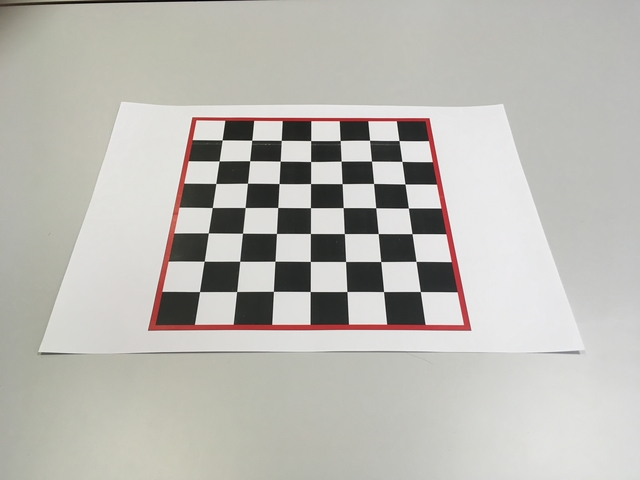
#> input picture perception/Old/PaoloAttempt0602/chessboardPrinted.jpg, 640 x 480 px
$ python boardDetection.py   (older library calls are emulated)
#> lines starting #> are read from the running program, lines starting #| are printed output that depends on the picture; after the words box and inside, x2 and y2 are one past the last pixel; in counts of white or black regions, pixels touching at a corner belong together
#> further down, img is the input picture: shape (480, 640, 3); mean B, G, R 179.6, 185.3, 186.9
### PaoloAttempt0602/extract.py
from line import Line, partitionLines, filterCloseLines
from perspective import getPerspective
from util import ratio
from util import showImage, drawPerspective, drawBoundaries, drawContour, writeDocumentationImage
from util import randomColor


import cv2
import numpy as np


# [12 lines left out: function largestContour, not called in this run]

def ignoreContours(img,
                   contours,
                   hierarchy=None,
                   min_ratio_bounding=0.6,
                   min_area_percentage=0.01,
                   max_area_percentage=0.40):
    """Filters a contour list based on some rules. If hierarchy != None,
    only top-level contours are considered.
    :param img: source image
    :param contours: list of contours
    :param hierarchy: contour hierarchy
    :param min_ratio_bounding: minimum contour area vs. bounding box area ratio
    :param min_area_percentage: minimum contour vs. image area percentage
    :param max_area_percentage: maximum contour vs. image area percentage
    :returns: a list with the unfiltered countour ids
    """

    ret = []
    i = -1

    if hierarchy is not None:
        while len(hierarchy.shape) > 2:
            hierarchy = np.squeeze(hierarchy, 0)
    img_area = img.shape[0] * img.shape[1]

    for c in contours:
        i += 1

        if hierarchy is not None and \
           not hierarchy[i][2] == -1:
            continue

        _,_,w,h = tmp = cv2.boundingRect(c)
        if ratio(h,w) < min_ratio_bounding:
            continue

        contour_area = cv2.contourArea(c)
        img_contour_ratio = ratio(img_area, contour_area)
        if img_contour_ratio < min_area_percentage:
            continue
        if img_contour_ratio > max_area_percentage:
            continue

        ret.append(i)

    return ret


def extractBoards(img, w, h):
    """Extracts all boards from an image. This function applies perspective correction.
    :param img: source image
    :param w: output width
    :param h: output height
    :returns: a list the extracted board images
    """
#> called with w = 400, h = 400
    im_gray = cv2.cvtColor(img, cv2.COLOR_BGR2GRAY)

    ## Doc ##
    #writeDocumentationImage(im_gray, "gray")
    ## Doc ##

    (thresh, im_bw) = cv2.threshold(im_gray, 128, 255, cv2.THRESH_BINARY | cv2.THRESH_OTSU)
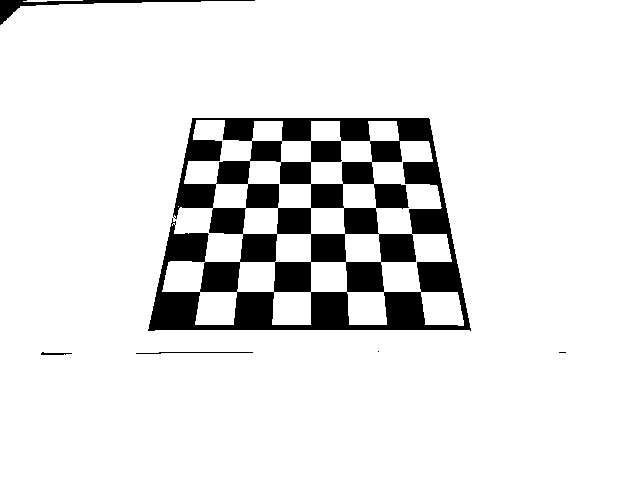
#> im_bw: shape (480, 640); 89.4% white; 6 black regions (2 under 20 px)
#> thresh = 127

    ## Doc ##
    #writeDocumentationImage(im_bw, "bw")
    ## Doc ##

    _, contours, hierarchy = cv2.findContours(im_bw, cv2.RETR_TREE, cv2.CHAIN_APPROX_SIMPLE)
#> contours = 26 contours, 4 with area under 20; largest, box (x1, y1, x2, y2) and area: (0, 0, 640, 480) 305100, (147, 117, 472, 332) 18578, (273, 261, 312, 293) 1156, (199, 261, 241, 293) 1155, (345, 261, 385, 293) 1143

    # [9 lines of commented-out code are left out]

    contour_ids = ignoreContours(im_bw, contours, hierarchy)
#> the loop in ignoreContours, `for c in contours:` made 26 passes
#> (w, h, tmp, contour_area, img_contour_ratio) on passes 6, 7, 8, 9, 10, 11, 13, 14, 15, 16, 17, 18: (40, 32, (345, 261, 40, 32), 1143, 0.00372), (39, 32, (273, 261, 39, 32), 1156.5, 0.00376), (42, 32, (199, 261, 42, 32), 1155, 0.00376), (39, 30, (378, 233, 39, 30), 1024, 0.00333), (37, 30, (310, 233, 37, 30), 1025.5, 0.00334), (39, 30, (239, 233, 39, 30), 1030.5, 0.00335), (37, 28, (343, 207, 37, 28), 918, 0.00299), (36, 28, (276, 207, 36, 28), 926.5, 0.00302), (39, 28, (208, 207, 39, 28), 912, 0.00297), (37, 27, (373, 183, 37, 27), 816, 0.00266), (35, 26, (310, 183, 35, 26), 825.5, 0.00269), (35, 26, (245, 183, 35, 26), 821.5, 0.00267)
#> (w, h, tmp) on passes 2, 3, 4, 26: (9, 3, (558, 351, 9, 3)), (119, 4, (135, 351, 119, 4)), (33, 5, (40, 351, 33, 5)), (60, 2, (23, 0, 60, 2))
#> after the loop in ignoreContours, `for c in contours:`: i = 25; ret = []
#> contour_ids = []
    boards = []
    for i in contour_ids:
        c = contours[i]
        c = np.squeeze(c,1)

        ## Doc ##
        #color = randomColor()
        #drawContour(doc_im_contour, c, color)
        ## Doc ##

        perspective = getPerspective(img, c)
        if perspective is not None:
            b = extractPerspective(img, perspective, w, h)
            boards.append(b)
#> this loop made 0 passes
#> after the loop, boards = []
            ## Doc ##
            #drawPerspective(doc_im_perspective, perspective)
            ## Doc ##

    ## Doc ##
    #writeDocumentationImage(boards[-1], "extracted")
    #writeDocumentationImage(doc_im_contour, "contours_filtered")
    #writeDocumentationImage(doc_im_perspective, "perspective")
    ## Doc ##


    return boards


# [78 lines left out: functions extractGrid, extractTiles, extractPerspective, not called in this run]

### PaoloAttempt0602/util.py
import cv2
import numpy as np
import random

def writeDocumentationImage(image, name):
    cv2.imwrite("images/" + name + ".png", image)

# [6 lines left out: function showImage, not called in this run]

def drawLine(image, a, b, color, thickness=1):
    cv2.line(image, tuple(a), tuple(b), color, thickness)


# [5 lines left out: function drawContour, not called in this run]


def drawBoundaries (image, boundaries, color=(128, 128, 0)):
    p_min, p_max = boundaries
    cv2.rectangle(image, p_min, p_max, color)


# [6 lines left out: function drawPerspective, not called in this run]


def drawLines(image, lines, color=(0,0,255), thickness=2):
    for l in lines:
        l.draw(image, color, thickness)

def drawPoint(image, point, color, thickness=4):
    cv2.circle(image, tuple([int(i) for i in point]), thickness, color)


# [4 lines left out: function ratio, not called in this run]

def randomColor(ncol=3):
    return [(random.randint(128, 255) * (random.randint(0,100) % 2)) for x in range(ncol)]

### perception/Old/PaoloAttempt0602/boardDetection.py
import cv2
import numpy as np
import copy

from PaoloAttempt0602.board import Board
from PaoloAttempt0602.extract import extractBoards, extractGrid, extractTiles, ignoreContours, largestContour
from PaoloAttempt0602.util import showImage, drawPerspective, drawBoundaries, drawLines, drawPoint, drawContour, randomColor
from PaoloAttempt0602.line import Line

import cv2

img = cv2.imread('chessboardPrinted.jpg',1)

hello = extractBoards(img, 400, 400)
#> hello = []
print (hello)


cv2.waitKey(0)
cv2.destroyAllWindows()
